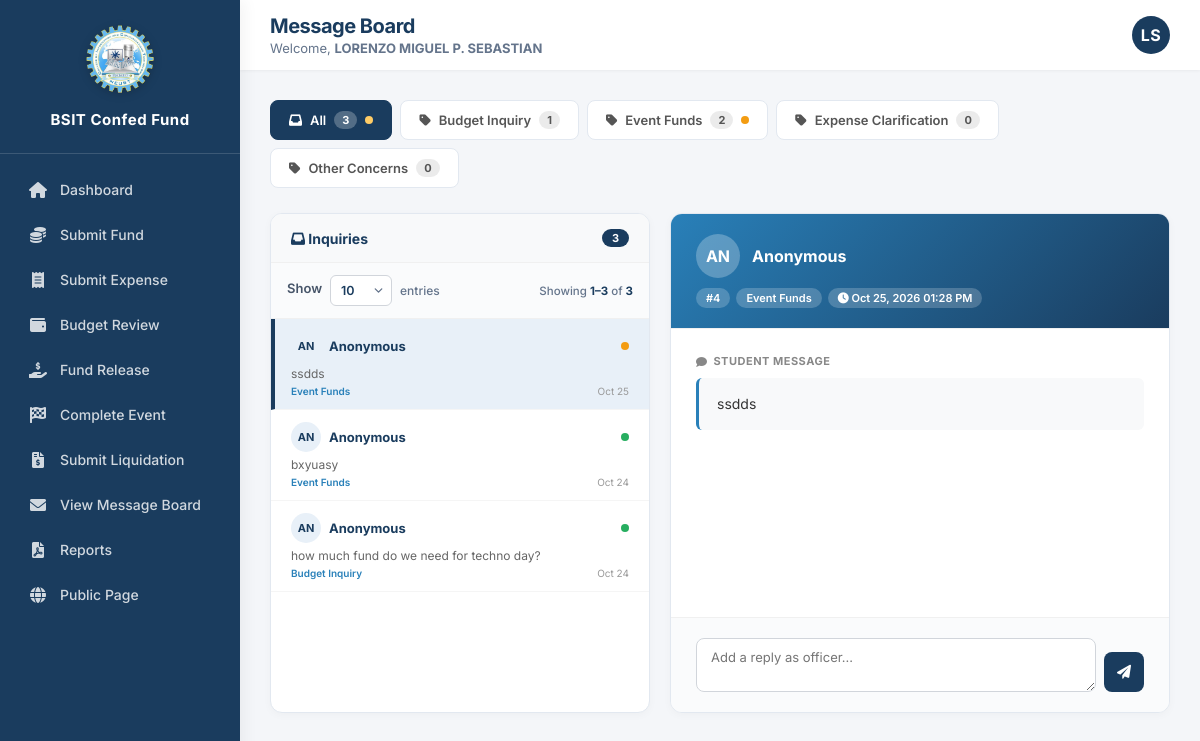
Page /admin/officer/view_message_board.php (signed in) on the committed database.
### tables this page shows
CREATE TABLE `settings` (
  `id` int(11) NOT NULL DEFAULT 1,
  `org_name` varchar(100) NOT NULL DEFAULT 'BSIT Confederation',
  `org_short_name` varchar(50) NOT NULL DEFAULT 'BSIT Confed Fund',
  `logo_path` varchar(255) NOT NULL DEFAULT 'assets/images/logo.png.webp',
  `primary_color` varchar(7) NOT NULL DEFAULT '#1a3c5e',
  `recovery_key` varchar(100) NOT NULL DEFAULT 'BSIT-ADMIN-2026'
);

CREATE TABLE `inquiry_categories` (
  `id` int(11) NOT NULL,
  `name` varchar(100) NOT NULL,
  `created_at` datetime DEFAULT current_timestamp()
);

CREATE TABLE `inquiries` (
  `id` int(11) NOT NULL,
  `student_name` varchar(100) DEFAULT NULL,
  `student_email` varchar(100) DEFAULT NULL,
  `message` text NOT NULL,
  `category_id` int(11) DEFAULT NULL,
  `reply` text DEFAULT NULL,
  `replied_by_name` varchar(100) DEFAULT NULL,
  `replied_by_role` enum('adviser','officer') DEFAULT NULL,
  `replied_at` datetime DEFAULT NULL,
  `is_public` tinyint(1) NOT NULL DEFAULT 1,
  `created_at` datetime DEFAULT current_timestamp()
);

### admin/officer/view_message_board.php (the view, shortened to what this page needs)
<?php
require_once '../../includes/auth.php';
require_once '../../includes/functions.php';
$selectedCategory = $_GET['category'] ?? 'all';
$page = max(1, (int)($_GET['page'] ?? 1));
$perPage = (int)($_GET['per_page'] ?? 10);
$allowedPerPage = [10, 25, 50, 100];
$whereSQL = "WHERE i.is_public = 1";
$whereParams = [];
$countStmt = $pdo->prepare("SELECT COUNT(*) FROM inquiries i $whereSQL");
$countStmt->execute($whereParams);
$totalInquiries = (int)$countStmt->fetchColumn();
$offset = ($page - 1) * $perPage;
$showingFrom = $totalInquiries > 0 ? $offset + 1 : 0;
$showingTo = min($offset + $perPage, $totalInquiries);
$inqSQL = "SELECT i.*, ic.name AS category_name,
                  (SELECT COUNT(*) FROM inquiry_replies r WHERE r.inquiry_id = i.id) AS reply_count
           FROM inquiries i
           JOIN inquiry_categories ic ON i.category_id = ic.id
           $whereSQL
           ORDER BY i.created_at DESC
           LIMIT $perPage OFFSET $offset";
$inqStmt = $pdo->prepare($inqSQL);
$inqStmt->execute($whereParams);
$inquiries = $inqStmt->fetchAll();
$catStmt = $pdo->query(
    "SELECT ic.id, ic.name,
            COUNT(i.id) AS total,
            SUM(CASE WHEN i.id IS NOT NULL AND NOT EXISTS
                (SELECT 1 FROM inquiry_replies r WHERE r.inquiry_id = i.id)
                THEN 1 ELSE 0 END) AS pending
     FROM inquiry_categories ic
     LEFT JOIN inquiries i ON i.category_id = ic.id AND i.is_public = 1
     GROUP BY ic.id, ic.name
     ORDER BY ic.name ASC"
);
$categories = $catStmt->fetchAll();
$totalCount = $pdo->query("SELECT COUNT(*) FROM inquiries WHERE is_public = 1")->fetchColumn();
$totalPending = $pdo->query(
    "SELECT COUNT(*) FROM inquiries i
     WHERE i.is_public = 1
       AND NOT EXISTS (SELECT 1 FROM inquiry_replies r WHERE r.inquiry_id = i.id)"
)->fetchColumn();
$selectedId = isset($_GET['selected']) ? (int)$_GET['selected'] : null;
if (!$selectedId && count($inquiries) > 0) {
    $selectedId = (int)$inquiries[0]['id'];
}
$selectedInquiry = null;
foreach ($inquiries as $inq) {
    if ($inq['id'] == $selectedId) {
        $selectedInquiry = $inq;
        break;
    }
}
?>
<!DOCTYPE html>
<html>
<head>
    <link rel="stylesheet" href="../../assets/css/officer.css">
    <link rel="stylesheet" href="https://cdnjs.cloudflare.com/ajax/libs/font-awesome/6.0.0-beta3/css/all.min.css">
</head>
<body>
<?php include $_SERVER['DOCUMENT_ROOT'] . '/bsit-fund-system-v2/includes/sidebar.php'; ?>
<div class="main-area">
    <?php
    $pageSubtitle = 'Welcome, <strong>' . htmlspecialchars($_SESSION['officer_name']) . '</strong>';
    include $_SERVER['DOCUMENT_ROOT'] . '/bsit-fund-system-v2/includes/topbar.php';
    ?>
    <div class="page-content">
        <div class="category-tabs">
            <a href="?category=all&per_page=<?= $perPage ?>" class="cat-tab <?= $selectedCategory === 'all' ? 'active' : '' ?>">
                <i class="fas fa-inbox"></i> All
                <span class="badge"><?= $totalCount ?></span>
                <?php if ($totalPending > 0): ?><span class="pending-dot"></span><?php endif; ?>
            </a>
            <?php foreach ($categories as $cat):
                $isActive = ($selectedCategory == $cat['id']);
            ?>
                <a href="?category=<?= $cat['id'] ?>&per_page=<?= $perPage ?>" class="cat-tab <?= $isActive ? 'active' : '' ?>">
                    <i class="fas fa-tag"></i> <?= htmlspecialchars($cat['name']) ?>
                    <span class="badge"><?= $cat['total'] ?></span>
                    <?php if ($cat['pending'] > 0): ?><span class="pending-dot"></span><?php endif; ?>
                </a>
            <?php endforeach; ?>
        </div>
        <?php if (count($inquiries) === 0 && !$selectedInquiry): ?>
            <div class="inquiry-detail">
                <div class="empty-detail">
                    <i class="fas fa-inbox"></i>
                    <h3>No inquiries in this category</h3>
                    <p>Student questions will appear here.</p>
                </div>
            </div>
        <?php else: ?>
            <div class="inquiry-layout">
                <div class="inquiry-list">
                    <div class="list-header">
                        <h3>
                            <span><i class="fas fa-inbox"></i> Inquiries</span>
                            <span class="count"><?= $totalInquiries ?></span>
                        </h3>
                    </div>
                    <div class="pag-bar">
                        <div class="pag-bar-left">
                            <label style="font-weight:600;">Show</label>
                            <select onchange="changePerPage(this.value)">
                                <?php foreach ($allowedPerPage as $pp): ?>
                                    <option value="<?= $pp ?>" <?= $pp === $perPage ? 'selected' : '' ?>><?= $pp ?></option>
                                <?php endforeach; ?>
                            </select>
                            <span>entries</span>
                        </div>
                        <div class="pag-info">
                            Showing <strong><?= $showingFrom ?>–<?= $showingTo ?></strong> of <strong><?= $totalInquiries ?></strong>
                        </div>
                    </div>
                    <div class="list-scroll">
                        <?php foreach ($inquiries as $inq):
                            $name = $inq['student_name'] ?: 'Anonymous';
                            $initials = 'AN';
                            $isActive = ($inq['id'] == $selectedId);
                            $statusClass = ((int)$inq['reply_count'] > 0) ? 'status-replied' : 'status-pending';
                        ?>
                            <a href="?category=<?= htmlspecialchars($selectedCategory) ?>&per_page=<?= $perPage ?>&page=<?= $page ?>&selected=<?= (int)$inq['id'] ?>"
                               class="list-item <?= $isActive ? 'active' : '' ?>">
                                <div class="list-item-header">
                                    <div class="avatar"><?= htmlspecialchars($initials) ?></div>
                                    <div class="name"><?= htmlspecialchars($name) ?></div>
                                    <span class="status-dot <?= $statusClass ?>"></span>
                                </div>
                                <div class="list-item-preview">
                                    <?= htmlspecialchars(mb_substr($inq['message'], 0, 60)) ?><?= mb_strlen($inq['message']) > 60 ? '...' : '' ?>
                                </div>
                                <div class="list-item-footer">
                                    <span class="cat"><?= htmlspecialchars($inq['category_name']) ?></span>
                                    <span><?= date('M d', strtotime($inq['created_at'])) ?></span>
                                </div>
                            </a>
                        <?php endforeach; ?>
                    </div>
                </div>
                <?php if ($selectedInquiry):
                    $name = $selectedInquiry['student_name'] ?: 'Anonymous';
                    $initials = 'AN';
                ?>
                <div class="inquiry-detail">
                    <div class="detail-header">
                        <div class="detail-header-top">
                            <div class="avatar-lg"><?= htmlspecialchars($initials) ?></div>
                            <div class="student-info">
                                <div class="name"><?= htmlspecialchars($name) ?></div>
                            </div>
                        </div>
                        <div class="detail-header-tags">
                            <span class="tag">#<?= (int)$selectedInquiry['id'] ?></span>
                            <span class="tag"><?= htmlspecialchars($selectedInquiry['category_name']) ?></span>
                            <span class="tag"><i class="fas fa-clock"></i> <?= date('M d, Y h:i A', strtotime($selectedInquiry['created_at'])) ?></span>
                        </div>
                    </div>
                    <div class="detail-body">
                        <div class="detail-section">
                            <div class="detail-section-title"><i class="fas fa-comment"></i> Student Message</div>
                            <div class="message-box"><?= nl2br(htmlspecialchars($selectedInquiry['message'])) ?></div>
                        </div>
                    </div>
                    <div class="detail-footer">
                        <form method="POST">
                            <div class="reply-form-row">
                                <textarea name="reply" placeholder="Add a reply as officer..." required></textarea>
                                <button type="submit" class="btn-action btn-primary-action" title="Send Reply">
                                    <i class="fas fa-paper-plane"></i>
                                </button>
                            </div>
                        </form>
                    </div>
                </div>
                <?php endif; ?>
            </div>
        <?php endif; ?>
    </div>
</div>
</body>
</html>

### includes/sidebar.php (shortened to what this page needs)
<?php
require_once __DIR__ . '/functions.php';
$base = '/bsit-fund-system-v2';
$isAdviser = isset($_SESSION['adviser_id']);
$position = $_SESSION['officer_position'] ?? '';
$sysSettings = getSettings($pdo);
$sysLogo = $base . '/' . ltrim($sysSettings['logo_path'], '/');
$sysName = $sysSettings['org_short_name'] ?? 'BSIT Confed Fund';
?>
<div class="sidebar" id="appSidebar">
    <div class="logo">
        <img src="<?= $sysLogo ?>" alt="Logo">
        <span><?= htmlspecialchars($sysName) ?></span>
    </div>
    <div class="nav-menu">
        <?php if ($isAdviser): ?>
            <a href="<?= $base ?>/admin/adviser/dashboard.php"><i class="fas fa-home"></i> Dashboard</a>
            <a href="<?= $base ?>/admin/adviser/review.php"><i class="fas fa-check-circle"></i> Review</a>
            <a href="<?= $base ?>/admin/adviser/budget_approvals.php"><i class="fas fa-wallet"></i> Budget Approvals</a>
            <a href="<?= $base ?>/admin/adviser/final_approval.php"><i class="fas fa-file-signature"></i> Final Approval</a>
            <a href="<?= $base ?>/admin/adviser/inquiries.php"><i class="fas fa-comments"></i> Inquiries</a>
            <a href="<?= $base ?>/admin/adviser/manage_accounts.php"><i class="fas fa-users-cog"></i> Manage Accounts</a>
            <a href="<?= $base ?>/admin/adviser/config_approvals.php"><i class="fas fa-check-double"></i> Configuration Approvals</a>
            <a href="<?= $base ?>/admin/download_report.php"><i class="fas fa-file-pdf"></i> Reports</a>
            <a href="<?= $base ?>/admin/adviser/customization.php"><i class="fas fa-palette"></i> Customization</a>
        <?php elseif ($position === 'Treasurer'): ?>
            <a href="<?= $base ?>/admin/officer/dashboard.php"><i class="fas fa-home"></i> Dashboard</a>
            <a href="<?= $base ?>/admin/officer/submit_fund.php"><i class="fas fa-coins"></i> Submit Fund</a>
            <a href="<?= $base ?>/admin/officer/submit_expense.php"><i class="fas fa-receipt"></i> Submit Expense</a>
            <a href="<?= $base ?>/admin/officer/review_budgets.php"><i class="fas fa-wallet"></i> Budget Review</a>
            <a href="<?= $base ?>/admin/officer/release_funds.php"><i class="fas fa-hand-holding-usd"></i> Fund Release</a>
            <a href="<?= $base ?>/admin/officer/complete_event.php"><i class="fas fa-flag-checkered"></i> Complete Event</a>
            <a href="<?= $base ?>/admin/officer/submit_liquidation.php"><i class="fas fa-file-invoice-dollar"></i> Submit Liquidation</a>
            <a href="<?= $base ?>/admin/officer/view_message_board.php"><i class="fas fa-envelope"></i> View Message Board</a>
            <a href="<?= $base ?>/admin/download_report.php"><i class="fas fa-file-pdf"></i> Reports</a>
        <?php endif; ?>
        <a href="<?= $base ?>/public/index.php"><i class="fas fa-globe"></i> Public Page</a>
    </div>
</div>

### assets/css/officer.css (style rules this page uses)
* { margin: 0; padding: 0; box-sizing: border-box; }
body { font-family: 'Inter', 'Segoe UI', Arial, sans-serif; background: #f4f6f9; color: #334155; -webkit-font-smoothing: antialiased; }
.sidebar { position: fixed; left: 0; top: 0; width: 240px; height: 100vh; background: var(--theme-primary, #1a3c5e); color: #fff; display: flex; flex-direction: column; box-shadow: 4px 0 15px rgba(0,0,0,0.05); z-index: 1000; transition: background-color 0.3s ease; }
.sidebar .logo { padding: 24px 20px; text-align: center; border-bottom: 1px solid rgba(255, 255, 255, 0.1); }
.sidebar .logo img { width: 70px; height: auto; margin-bottom: 12px; filter: drop-shadow(0 2px 4px rgba(0,0,0,0.2)); }
.sidebar .logo span { display: block; font-size: 15px; font-weight: 700; letter-spacing: 0.5px; }
.sidebar .nav-menu { flex: 1; padding: 15px 12px; overflow-y: auto; }
.sidebar .nav-menu a { display: flex; align-items: center; gap: 12px; color: rgba(255, 255, 255, 0.8); padding: 12px 16px; margin-bottom: 4px; text-decoration: none; border-radius: 8px; font-size: 14px; font-weight: 500; transition: all 0.2s ease; }
.sidebar .nav-menu a i { width: 20px; text-align: center; font-size: 16px; }
.main-area { margin-left: 240px; min-height: 100vh; display: flex; flex-direction: column; }
.page-content { padding: 25px 30px; flex: 1; }
input[type="text"], input[type="number"], input[type="date"], input[type="email"], input[type="password"], select, textarea { width: 100%; padding: 10px 14px; border: 1px solid #cbd5e1; border-radius: 8px; font-size: 14px; font-family: inherit; color: #1e293b; background: #fff; transition: all 0.2s ease; box-sizing: border-box; }
label { display: block; font-weight: 600; font-size: 13px; color: #475569; margin-bottom: 6px; }

### rows in the picture
settings: logo_path (picture), org_short_name "BSIT Confed Fund"
inquiry_categories: name "Budget Inquiry", total "1"
inquiry_categories: name "Event Funds", total "2"
inquiry_categories: name "Expense Clarification", total "0"
inquiry_categories: name "Other Concerns", total "0"
inquiries: initials "AN", student_name "Anonymous", message "ssdds", category.name "Event Funds", created_at "Oct 25", id "4", created_at "Oct 25, 2026 01:28 PM"
inquiries: initials "AN", student_name "Anonymous", message "bxyuasy", category.name "Event Funds", created_at "Oct 24"
inquiries: initials "AN", student_name "Anonymous", message "how much fund do we need for techno day?", category.name "Budget Inquiry", created_at "Oct 24"

### other values in the picture
$pageTitle "Message Board"
$_SESSION['officer_name'] "LORENZO MIGUEL P. SEBASTIAN"
$initials "LS"
$totalCount "3"
$totalInquiries "3"
$showingFrom "1"
$showingTo "3"
$initials "AN"
form field value "10"
